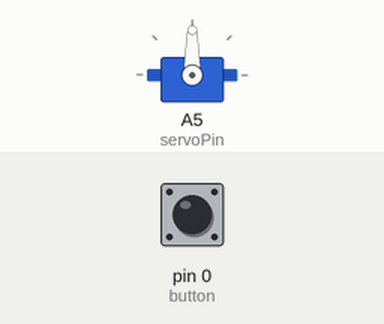
Simulated run of this sketch. Board: Arduino Uno, built with avr-gcc and run on an emulated ATmega328P. On the bench: servo. Inputs (shaded band) come from the test bench; at power-on: pin 0 (button) HIGH.

Above: at 1.2 s.
1.3 s: pin 0 (button) pulled LOW for 0.15 s
At 1.75 s:
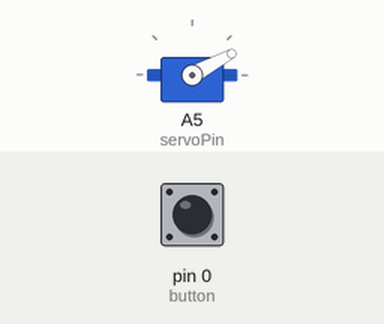
At 7.6 s:
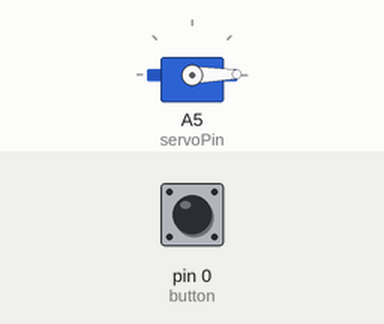
Timing chart, 0 to 9.1 s (numbered marks = the images above; inputs shaded):
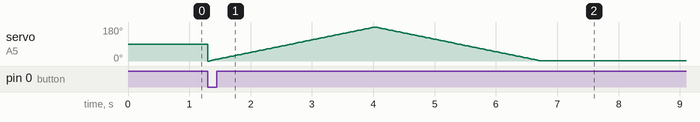

The sketch:

4-1_servo_button.ino
```cpp
/*
 * Learn how to control our servo with the press of a button!
 */
#include <Servo.h>
Servo servo;

int servoPin = A5;
int button = 0;
int angle = 0;   // servo position on start in degrees

void setup()
{
  // Set up your pin as an input and stabilise it with an internal pull up
  pinMode(button, INPUT_PULLUP);
  servo.attach(servoPin, 0, 1275);
}

void loop()
{
  // read the buttonState value:
  int buttonState = digitalRead(button);
  // if the button is pressed (remember it will read LOW because the
  // pull up inverts it) add a step to your servo position
  if(buttonState == LOW) {
  // scan from 0 to 180 degrees
  for(angle = 0; angle < 180; angle++)
  {
    servo.write(angle);
    delay(15);
  }
  // now scan back from 180 to 0 degrees
  for(angle = 180; angle > 0; angle--)
  {
    servo.write(angle);
    delay(15);
  }
  }
}
```
